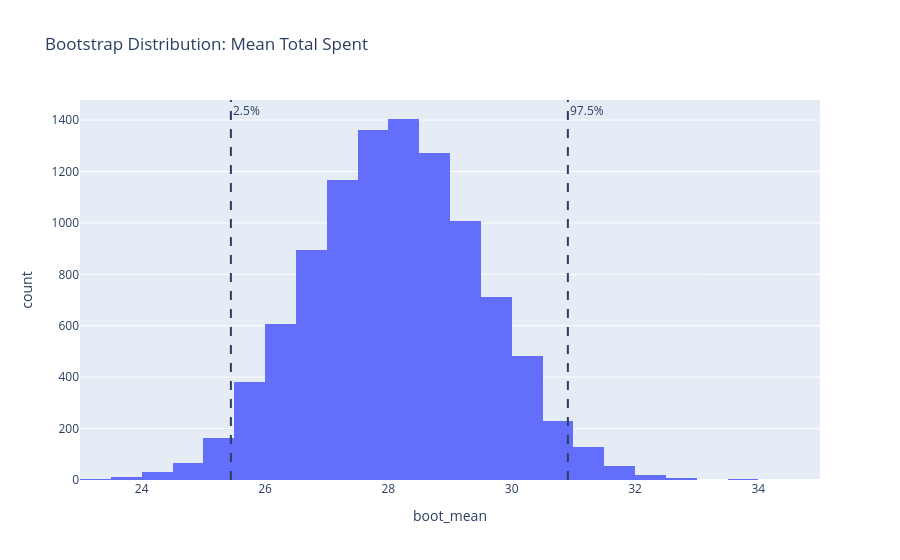
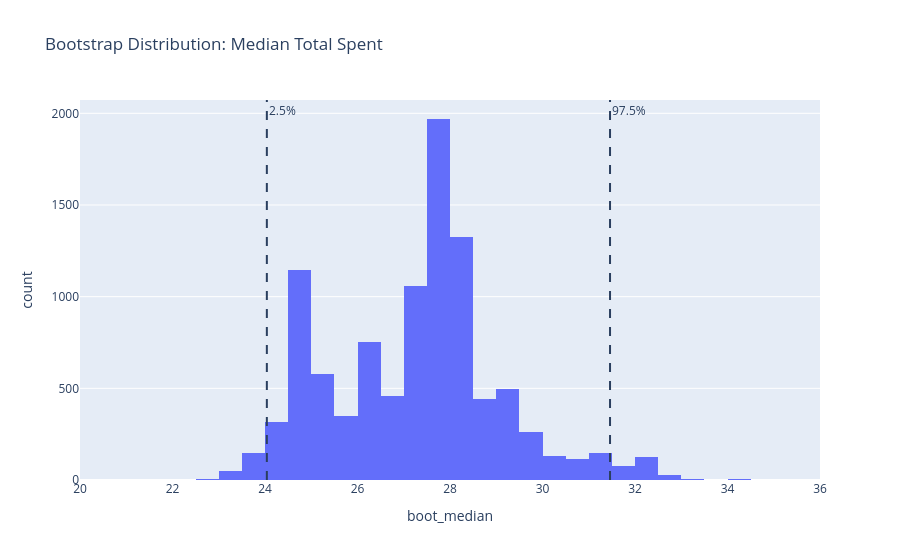

Here is the notebook cell these charts were saved with, in order:
### Markdown cell above
## Result

Median CI tend to sit in the center of the dataset, resulting in more data to work on. While 95% percentile sits at the tail of the data where data is more sparse.

### Code cell
import plotly.express as px

bootstrap_df = pd.DataFrame({
    "boot_mean": boot_means,
    "boot_median": boot_medians,
})

fig_mean = px.histogram(
    bootstrap_df,
    x="boot_mean",
    nbins=50,
    title="Bootstrap Distribution: Mean Total Spent",
)
fig_mean.add_vline(x=ci_mean[0], line_dash="dash", annotation_text="2.5%")
fig_mean.add_vline(x=ci_mean[1], line_dash="dash", annotation_text="97.5%")
fig_mean.show()

fig_median = px.histogram(
    bootstrap_df,
    x="boot_median",
    nbins=50,
    title="Bootstrap Distribution: Median Total Spent",
)
fig_median.add_vline(x=ci_median[0], line_dash="dash", annotation_text="2.5%")
fig_median.add_vline(x=ci_median[1], line_dash="dash", annotation_text="97.5%")
fig_median.show()

### Figure 1 — Plotly figure (JSON) as saved in the notebook; plotly's stock layout.template omitted (floating-point values rounded to 4 significant figures; data arrays with more than 128 entries replaced by an {"elided": "..."} marker saying what was removed)
{"data": [{"bingroup": "x", "hovertemplate": "boot_mean=%{x}<br>count=%{y}<extra></extra>", "legendgroup": "", "marker": {"color": "#636efa", "pattern": {"shape": ""}}, "name": "", "nbinsx": 50, "orientation": "v", "showlegend": false, "type": "histogram", "x": {"elided": "10000 float values"}, "xaxis": "x", "yaxis": "y"}], "layout": {"annotations": [{"showarrow": false, "text": "2.5%", "x": 25.45, "xanchor": "left", "xref": "x", "y": 1, "yanchor": "top", "yref": "y domain"}, {"showarrow": false, "text": "97.5%", "x": 30.91, "xanchor": "left", "xref": "x", "y": 1, "yanchor": "top", "yref": "y domain"}], "barmode": "relative", "legend": {"tracegroupgap": 0}, "shapes": [{"line": {"dash": "dash"}, "type": "line", "x0": 25.45, "x1": 25.45, "xref": "x", "y0": 0, "y1": 1, "yref": "y domain"}, {"line": {"dash": "dash"}, "type": "line", "x0": 30.91, "x1": 30.91, "xref": "x", "y0": 0, "y1": 1, "yref": "y domain"}], "title": {"text": "Bootstrap Distribution: Mean Total Spent"}, "xaxis": {"anchor": "y", "domain": [0, 1], "title": {"text": "boot_mean"}}, "yaxis": {"anchor": "x", "domain": [0, 1], "title": {"text": "count"}}}}

### Figure 2 — Plotly figure (JSON) as saved in the notebook; plotly's stock layout.template omitted (floating-point values rounded to 4 significant figures; data arrays with more than 128 entries replaced by an {"elided": "..."} marker saying what was removed)
{"data": [{"bingroup": "x", "hovertemplate": "boot_median=%{x}<br>count=%{y}<extra></extra>", "legendgroup": "", "marker": {"color": "#636efa", "pattern": {"shape": ""}}, "name": "", "nbinsx": 50, "orientation": "v", "showlegend": false, "type": "histogram", "x": {"elided": "10000 float values"}, "xaxis": "x", "yaxis": "y"}], "layout": {"annotations": [{"showarrow": false, "text": "2.5%", "x": 24.04, "xanchor": "left", "xref": "x", "y": 1, "yanchor": "top", "yref": "y domain"}, {"showarrow": false, "text": "97.5%", "x": 31.46, "xanchor": "left", "xref": "x", "y": 1, "yanchor": "top", "yref": "y domain"}], "barmode": "relative", "legend": {"tracegroupgap": 0}, "shapes": [{"line": {"dash": "dash"}, "type": "line", "x0": 24.04, "x1": 24.04, "xref": "x", "y0": 0, "y1": 1, "yref": "y domain"}, {"line": {"dash": "dash"}, "type": "line", "x0": 31.46, "x1": 31.46, "xref": "x", "y0": 0, "y1": 1, "yref": "y domain"}], "title": {"text": "Bootstrap Distribution: Median Total Spent"}, "xaxis": {"anchor": "y", "domain": [0, 1], "title": {"text": "boot_median"}}, "yaxis": {"anchor": "x", "domain": [0, 1], "title": {"text": "count"}}}}
